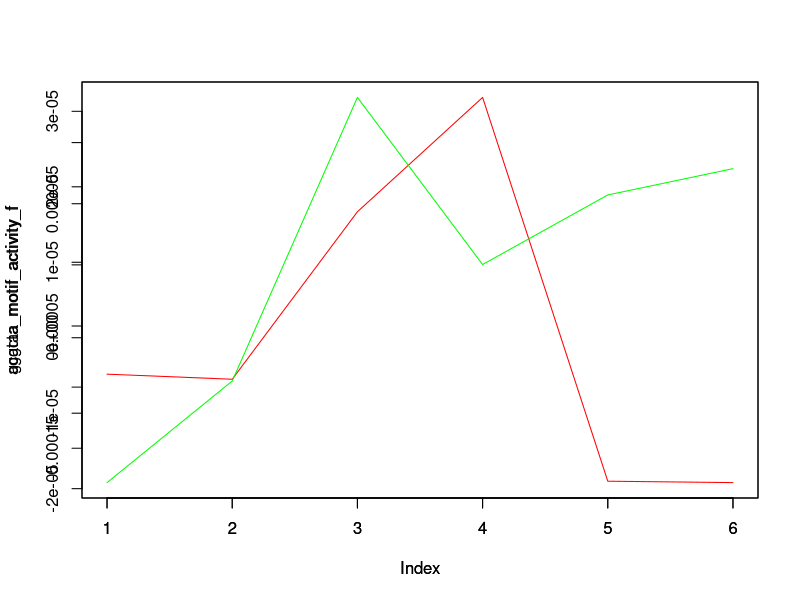
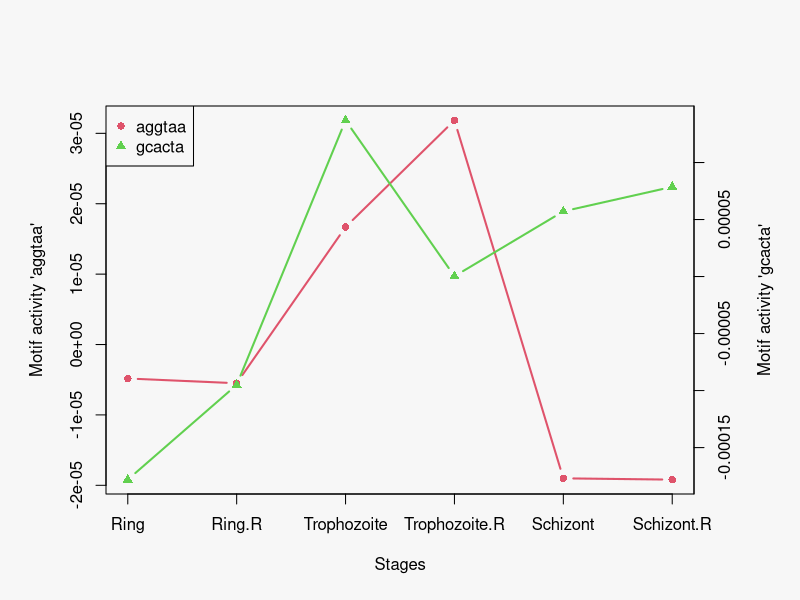

The R source for these figures, in order:

##Npm  ---> motif counts per promotor
## Eps  ----> gene expression matrix
### "aggtaa_fpkm.csv"  "gcacta_fpkm.csv"  "npm-aggtaa.csv"  "npm-gcacta.csv"   
aggtaa=read.table("aggtaa_fpkm.csv", header=T, sep=',')
aggtaa_npm= read.table("npm-aggtaa.csv", header=T, sep='\t')
npm_aggtaa=as.data.frame(aggtaa_npm[,2])
Eps_aggtaa=aggtaa[,c(3:8)]
stages=colnames(Eps_aggtaa)

Eps_noramlize= function(df){
    row_means=c()
    col_means=c()
    for (i in  1:dim(df)[1]){
       row_means[i]=mean(as.numeric(df[i,])) 
    }
    for (i in  1:dim(df)[2]){
       col_means[i]=mean(as.numeric(df[,i]))
    }
    df_noramlize=df
     for (i in  1:dim(df_noramlize)[1]){
        df_noramlize[i,]=  df_noramlize[i,] - row_means[i]
    }
    for (i in  1:dim(df_noramlize)[2]){
       df_noramlize[,i]= df_noramlize[,i] - col_means[i]
    }

    return(df_noramlize)
}

Npm_noramlize= function(df){
    col_means=c()

    for (i in  1:dim(df)[2]){
       col_means[i]=mean(as.numeric(df[,i]))
    }
    df_noramlize=df
    for (i in  1:dim(df_noramlize)[2]){
       df_noramlize[,i]= df_noramlize[,i] - col_means[i]
    }

    return(df_noramlize)
}
## aggtaa
aggtaa_Eps= Eps_noramlize(Eps_aggtaa)
aggtaa_Npm=Npm_noramlize(npm_aggtaa)
aggtaa_motif_activity=c()
for(i in 1:dim(aggtaa_Eps)[2]){
    model=lm(aggtaa_Npm[,1]~aggtaa_Eps[,i])
    aggtaa_motif_activity[i]=coef(model)[2]

}
aggtaa_motif_mean=mean(aggtaa_motif_activity)
aggtaa_motif_activity_f= aggtaa_motif_activity-aggtaa_motif_mean
## gcacta
### "aggtaa_fpkm.csv"  "gcacta_fpkm.csv"  "npm-aggtaa.csv"  "npm-gcacta.csv"   
gcacta=read.table("gcacta_fpkm.csv", header=T, sep=',')
gcacta_npm= read.table("npm-gcacta.csv", header=T, sep='\t')
npm_gcacta=as.data.frame(gcacta_npm[,2])
Eps_gcacta=gcacta[,c(3:8)]

gcacta_Eps= Eps_noramlize(Eps_gcacta)
gcacta_Npm=Npm_noramlize(npm_gcacta)
gcacta_motif_activity=c()
for(i in 1: dim(gcacta_Eps)[2]){
    model=lm(gcacta_Npm[,1]~gcacta_Eps[,i])
    gcacta_motif_activity[i]=coef(model)[2]

}


gcacta_motif_mean=mean(gcacta_motif_activity)
gcacta_motif_activity_f= gcacta_motif_activity-gcacta_motif_mean

plot(aggtaa_motif_activity_f,type="l",col="red")
    par(new=TRUE)
plot(gcacta_motif_activity_f,type="l", col="green")

final_data= as.matrix(aggtaa_motif_activity_f)
final_data= cbind(final_data, as.matrix(gcacta_motif_activity_f))
colnames(final_data)=c("aggtaa", "gcacta")
png("Motif_activity.png", width = 600, height = 600)
par(mar = c(5, 5, 5, 5) + 0.3,bg = "#f7f7f7")              # Additional space for second y-axis
plot(final_data[,1], type="b", pch = 16, col = 2, ylab="Motif activity 'aggtaa'", 
xaxt = "n", xlab="Stages", lwd=2.0)              # Create first plot
par(new = TRUE)                             # Add new plot
plot(final_data[,2],type="b", pch = 17, col = 3,              # Create second plot without axes
     axes = FALSE, xlab = "", ylab = "", lwd=2.0)
axis(side = 4, at = pretty(range(final_data[,2])))      # Add second axis
mtext("Motif activity 'gcacta'", side = 4, line = 3)  
legend("topleft",
       legend = c("aggtaa", "gcacta"),
       col = 2:3,
       pch = 16:17) 
 axis(1, at = c(1:6),
     labels = stages)    
dev.off()
 rownames(final_data) = stages    

 write.table(final_data, file="motif_activity.txt", sep="\t")
